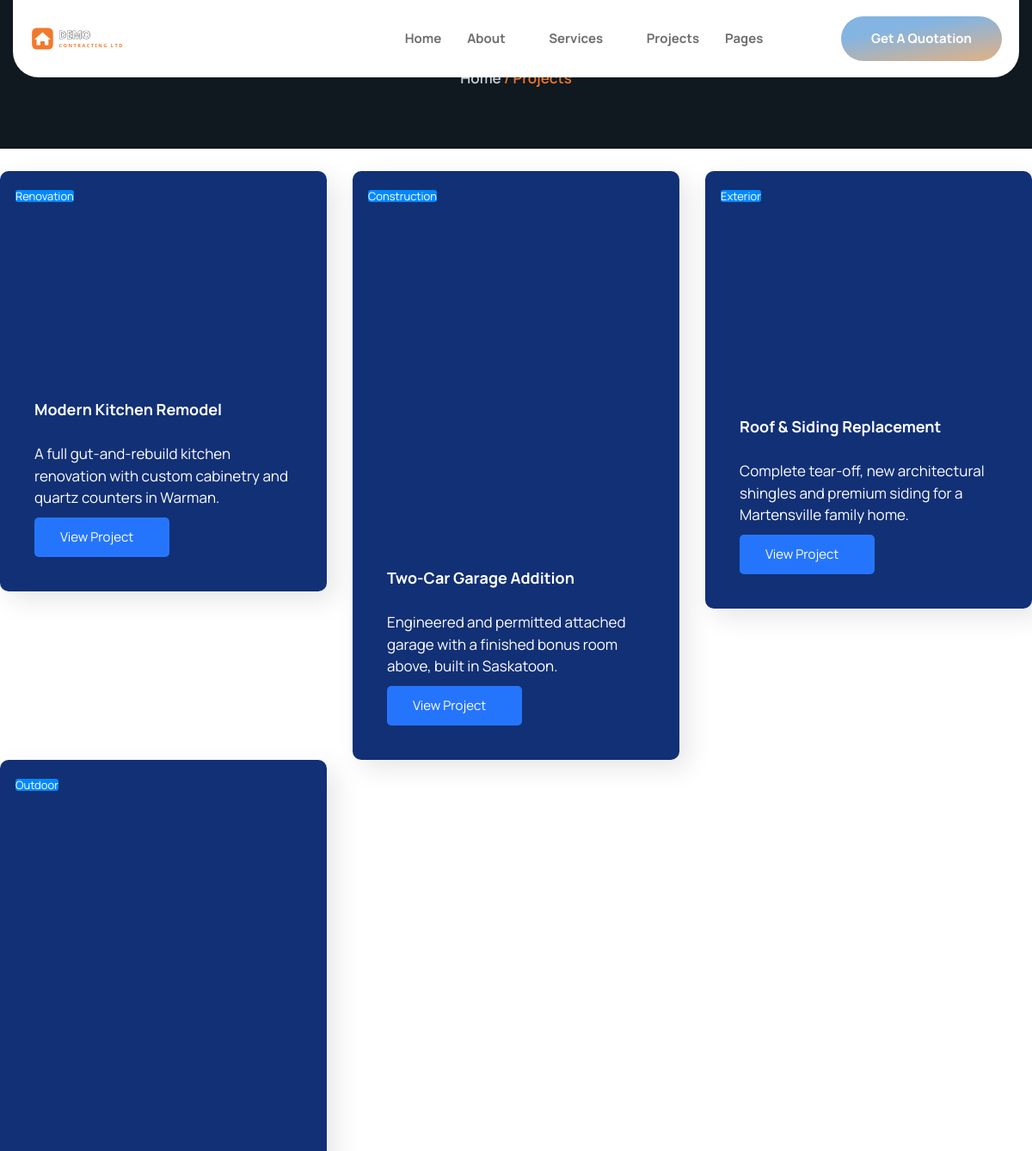
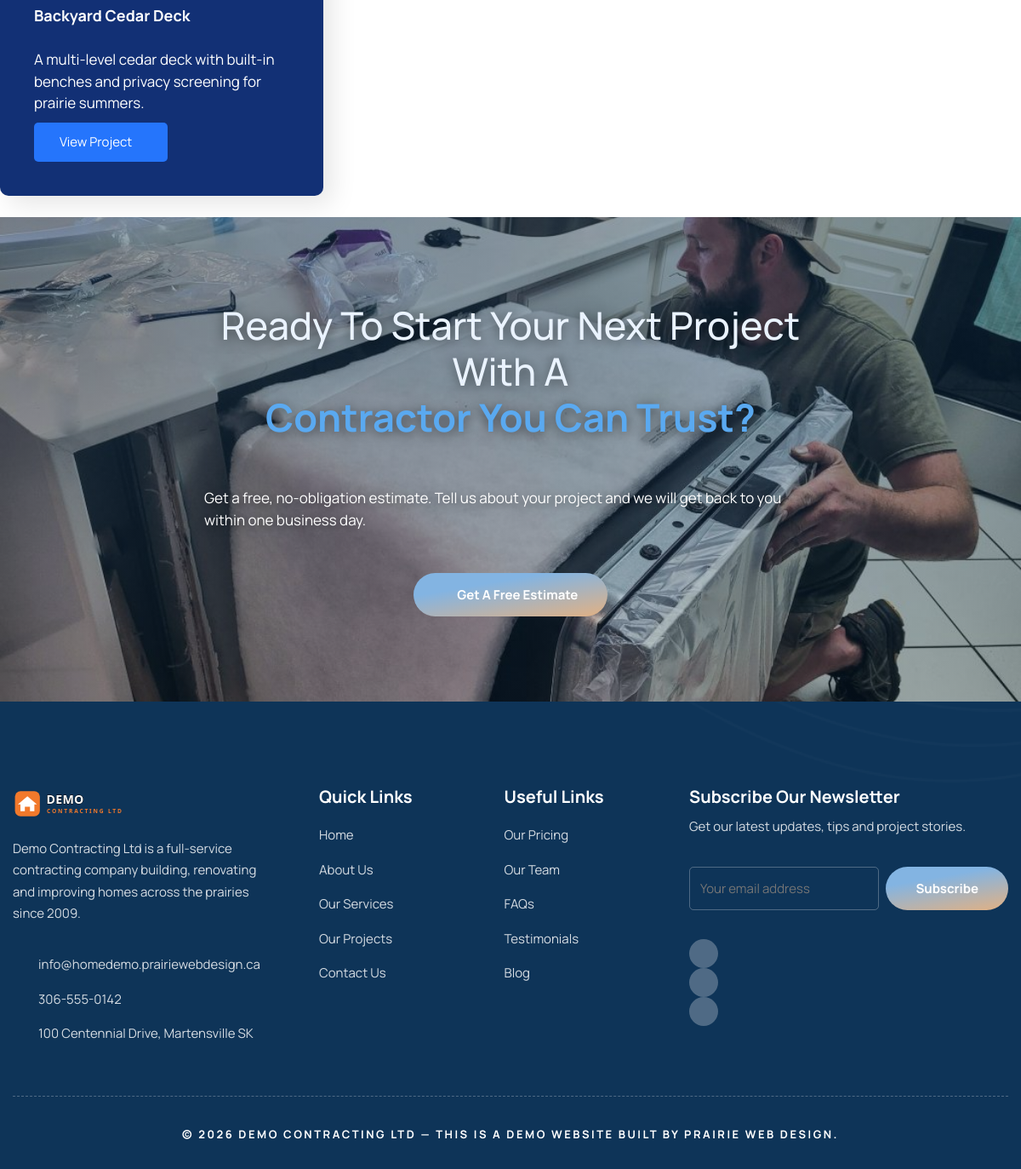
The app's page /projects with its own data (2 pictures, top to bottom).
### tables this page shows
CREATE TABLE IF NOT EXISTS items (
    id         INT UNSIGNED NOT NULL AUTO_INCREMENT,
    section    VARCHAR(48)  NOT NULL,
    title      VARCHAR(191) NULL,
    subtitle   VARCHAR(191) NULL,
    body       TEXT         NULL,
    image      VARCHAR(255) NULL,
    icon       VARCHAR(128) NULL,
    value      VARCHAR(128) NULL,
    url        VARCHAR(255) NULL,
    sort_order INT          NOT NULL DEFAULT 0,
    is_active  TINYINT(1)   NOT NULL DEFAULT 1,
    PRIMARY KEY (id),
    KEY idx_section_sort (section, sort_order)
);

CREATE TABLE IF NOT EXISTS content_blocks (
    id         INT UNSIGNED NOT NULL AUTO_INCREMENT,
    block_key  VARCHAR(64)  NOT NULL,
    label      VARCHAR(128) NOT NULL DEFAULT '',
    eyebrow    VARCHAR(191) NULL,
    heading    TEXT         NULL,
    body       TEXT         NULL,
    image      VARCHAR(255) NULL,
    image2     VARCHAR(255) NULL,
    extra      TEXT         NULL,
    bg_image   VARCHAR(255) NULL,
    PRIMARY KEY (id),
    UNIQUE KEY uq_block_key (block_key)
);

### app/helpers.php (called while the page is built, shortened)
<?php
function e($v): string
{
    return htmlspecialchars((string) $v, ENT_QUOTES, 'UTF-8');
}
function url(string $path = ''): string
{
    $path = ltrim($path, '/');
    return '/' . $path;
}
function img(?string $path, string $fallback = ''): string
{
    $path = trim((string) $path);
    return ltrim($path, '/');
}
function slugify(string $text): string
{
    $text = preg_replace('~[^\pL\d]+~u', '-', $text);
    $text = trim($text, '-');
    if (function_exists('iconv')) {
        $text = @iconv('UTF-8', 'ASCII//TRANSLIT', $text) ?: $text;
    }
    $text = strtolower(preg_replace('~[^-\w]+~', '', $text));
    return $text ?: 'item';
}
function settings(): array
{
    static $cache = null;
    if ($cache !== null) {
        return $cache;
    }
    $cache = [];
    try {
        foreach (db()->query('SELECT setting_key, setting_value FROM settings') as $r) {
            $cache[$r['setting_key']] = $r['setting_value'];
        }
    } catch (Throwable $e) {
        $cache = [];
    }
    return $cache;
}
function setting(string $key, string $default = ''): string
{
    $all = settings();
    $val = $all[$key] ?? '';
    return ($val === '' || $val === null) ? $default : $val;
}
function block(string $key): array
{
    static $cache = [];
    $stmt = db()->prepare('SELECT * FROM content_blocks WHERE block_key = ? LIMIT 1');
    $stmt->execute([$key]);
    $row = $stmt->fetch() ?: [];
    $defaults = ['block_key' => $key, 'label' => '', 'eyebrow' => '', 'heading' => '',
        'body' => '', 'image' => '', 'image2' => '', 'extra' => '', 'bg_image' => ''];
    return $cache[$key] = array_merge($defaults, $row);
}
function items(string $section, bool $only_active = true): array
{
    static $cache = [];
    $ck = $section . ($only_active ? ':1' : ':0');
    $sql = 'SELECT * FROM items WHERE section = ?';
    if ($only_active) {
        $sql .= ' AND is_active = 1';
    }
    $sql .= ' ORDER BY sort_order ASC, id ASC';
    $stmt = db()->prepare($sql);
    $stmt->execute([$section]);
    return $cache[$ck] = $stmt->fetchAll();
}
function render_view(string $name, array $vars = []): void
{
    extract($vars, EXTR_SKIP);
    $file = __DIR__ . '/views/' . $name . '.php';
    require $file;
}

### public/index.php (called while the page is built, shortened)
<?php
require_once __DIR__ . '/../app/helpers.php';
$path = parse_url($_SERVER['REQUEST_URI'] ?? '/', PHP_URL_PATH) ?? '/';
$path = trim(rawurldecode($path), '/');
$segments = $path === '' ? [] : explode('/', $path);
$head = $segments[0] ?? '';
$route_id   = null;
$route_slug = null;
switch ($head) {
    case 'projects':
        if (isset($segments[1]) && ctype_digit($segments[1])) {
            $route_id   = (int) $segments[1];
            $route_slug = $segments[2] ?? '';
            $view = 'project_detail';
        } else {
            $view = 'projects';
        }
        break;
}
render_view($view, ['route_id' => $route_id, 'route_slug' => $route_slug]);

### app/db.php (called while the page is built, shortened)
<?php
function db(): PDO
{
    static $pdo = null;
    if ($pdo instanceof PDO) {
        return $pdo;
    }
    $dsn = 'mysql:host=' . DB_HOST . ';dbname=' . DB_NAME . ';charset=' . DB_CHARSET;
    try {
        $pdo = new PDO($dsn, DB_USER, DB_PASS, [
            PDO::ATTR_ERRMODE            => PDO::ERRMODE_EXCEPTION,
            PDO::ATTR_DEFAULT_FETCH_MODE => PDO::FETCH_ASSOC,
            PDO::ATTR_EMULATE_PREPARES   => false,
        ]);
    } catch (PDOException $e) {
        http_response_code(500);
        if (ini_get('display_errors')) {
            echo 'Database connection failed: ' . htmlspecialchars($e->getMessage());
        } else {
            echo 'The site is temporarily unavailable. Please try again shortly.';
        }
        exit;
    }
    return $pdo;
}

### app/views/projects.php (the view, shortened to what this page needs)
<?php
$projects = items('projects');
$seo_opts = ['title' => 'Our Projects', 'description' => 'Recent contracting and renovation projects by ' . setting('site_name', SITE_NAME) . '.', 'path' => 'projects'];
require __DIR__ . '/partials/header.php';
require __DIR__ . '/partials/breadcrumb.php';
?>
<div class="elementor-element e-flex e-con-boxed e-con e-parent ltk-editable">
  <div class="e-con-inner">
    <div class="ekit-wid-con"><div class="row post-items">
      <?php foreach ($projects as $p): $link = url('projects/' . $p['id'] . '/' . slugify($p['title'])); ?>
      <div class="col-lg-4 col-md-6">
        <div class="elementskit-post-image-card">
          <div class="elementskit-entry-header">
            <a href="<?= e($link) ?>" class="elementskit-entry-thumb"><img decoding="async" src="<?= e(img($p['image'])) ?>" alt="<?= e(strip_tags($p['title'])) ?>" loading="lazy"></a>
            <?php if ($p['subtitle']): ?><div class="elementskit-meta-categories"><span class="elementskit-meta-wraper"><span><a href="<?= e($link) ?>" rel="category tag"><?= e($p['subtitle']) ?></a></span></span></div><?php endif; ?>
          </div>
          <div class="elementskit-post-body ">
            <h2 class="entry-title"><a href="<?= e($link) ?>"><?= $p['title'] ?></a></h2>
            <p><?= e(mb_strimwidth(strip_tags(html_entity_decode($p['body'])), 0, 120, '…')) ?></p>
            <div class="btn-wraper"><a class="elementskit-btn whitespace--normal" href="<?= e($link) ?>">View Project <i aria-hidden="true" class="icon icon-arrow-right"></i></a></div>
          </div>
        </div>
      </div>
      <?php endforeach; ?>
    </div></div>
  </div>
</div>
<?php
require __DIR__ . '/sections/cta_banner.php';
require __DIR__ . '/partials/footer.php';

### app/views/sections/cta_banner.php (shortened to what this page needs)
<?php
$b     = block('cta_banner');
$label = $b['extra'] !== '' ? $b['extra'] : 'Contact Us';
$bg    = $b['bg_image'] !== '' ? img($b['bg_image']) : '';
$style = $bg !== '' ? ' style="background-image:url(' . "'" . e($bg) . "'" . ');"' : '';
?>
<div class="elementor-element elementor-element-276b2e3b e-flex e-con-boxed e-con e-parent ltk-editable" data-settings="{&quot;background_background&quot;:&quot;classic&quot;}"<?= $style ?>>
  <div class="e-con-inner">
    <div class="elementor-element elementor-element-45d8f038 e-flex e-con-boxed e-con e-child">
      <div class="e-con-inner">
        <div class="elementor-element elementor-widget elementor-widget-elementskit-heading animated fadeInUp" data-widget_type="elementskit-heading.default">
          <div class="elementor-widget-container"><div class="ekit-wid-con"><div class="ekit-heading elementskit-section-title-wraper text_center   ekit_heading_tablet-   ekit_heading_mobile-">
            <h2 class="ekit-heading--title elementskit-section-title "><?= $b['heading'] ?></h2>
          </div></div></div>
        </div>
        <?php if ($b['body'] !== ''): ?>
        <div class="elementor-element elementor-widget elementor-widget-text-editor" data-widget_type="text-editor.default">
          <div class="elementor-widget-container"><p><?= e($b['body']) ?></p></div>
        </div>
        <?php endif; ?>
        <div class="elementor-element elementor-widget__width-auto elementor-mobile-align-center elementor-align-center elementor-widget elementor-widget-button" data-widget_type="button.default">
          <div class="elementor-widget-container"><div class="elementor-button-wrapper">
            <a class="elementor-button elementor-button-link elementor-size-sm elementor-animation-float" href="<?= url('contact') ?>">
              <span class="elementor-button-content-wrapper"><span class="elementor-button-icon"><i aria-hidden="true" class="icon icon-arrow-right"></i></span><span class="elementor-button-text"><?= e($label) ?></span></span>
            </a>
          </div></div>
        </div>
      </div>
    </div>
  </div>
</div>

### public/assets/css/anim-up.css (style rules this page uses)
.fadeInUp { animation-name:fadeInUp }

### public/assets/css/anim-float.css (style rules this page uses)
.elementor-animation-float { transition-duration:.3s;transition-property:transform;transition-timing-function:ease-out }

### public/assets/css/w-spacer.css (style rules this page uses)
.e-con { --container-widget-width:100% }

### public/assets/css/site.v8.css (style rules this page uses)
.animated { animation-duration:.8s;animation-fill-mode:both }
.ltk-editable { position:relative }
.elementor-element-90f95a5 .elementor-icon-list-text, .elementor-element-90f95a5 .elementor-widget-text-editor p, .elementor-element-276b2e3b .elementor-widget-text-editor p { color:#fff!important;text-shadow:0 2px 12px rgba(0,0,0,.55) }
.elementor-element-90f95a5 .ekit-heading--title, .elementor-element-276b2e3b .ekit-heading--title { color:#eaf3ff!important;text-shadow:0 2px 14px rgba(0,0,0,.55) }
.elementor-element-90f95a5 .ekit-heading--title span span, .elementor-element-276b2e3b .ekit-heading--title span span { color:#5aa9f0!important }

### records on screen
items: image (picture), subtitle "Renovation", title "Modern Kitchen Remodel", body "A full gut-and-rebuild kitchen renovation with custom cabinetry and quartz counters in Warman."
items: image (picture), subtitle "Construction", title "Two-Car Garage Addition", body "Engineered and permitted attached garage with a finished bonus room above, built in Saskatoon."
items: image (picture), subtitle "Exterior", title "Roof & Siding Replacement", body "Complete tear-off, new architectural shingles and premium siding for a Martensville family home."
items: image (picture), subtitle "Outdoor", title "Backyard Cedar Deck", body "A multi-level cedar deck with built-in benches and privacy screening for prairie summers."
content_blocks: bg_image (picture), heading "Ready To Start Your Next Project With A Contractor You Can Trust?", body "Get a free, no-obligation estimate. Tell us about your project and we will get back to you within one business day."

### other values on screen
$c[0] "Home"
$c[0] "Projects"
$label "Get A Free Estimate"
$fabout "Demo Contracting Ltd is a full-service contracting company building, renovating and improving homes across the prairies since 2009."
$email "info@homedemo.prairiewebdesign.ca"
$phone "306-555-0142"
$addr "100 Centennial Drive, Martensville SK"
$l[0] "Home"
$l[0] "About Us"
$l[0] "Our Services"
$l[0] "Our Projects"
$l[0] "Contact Us"
$l[0] "Our Pricing"
$l[0] "Our Team"
$l[0] "FAQs"
